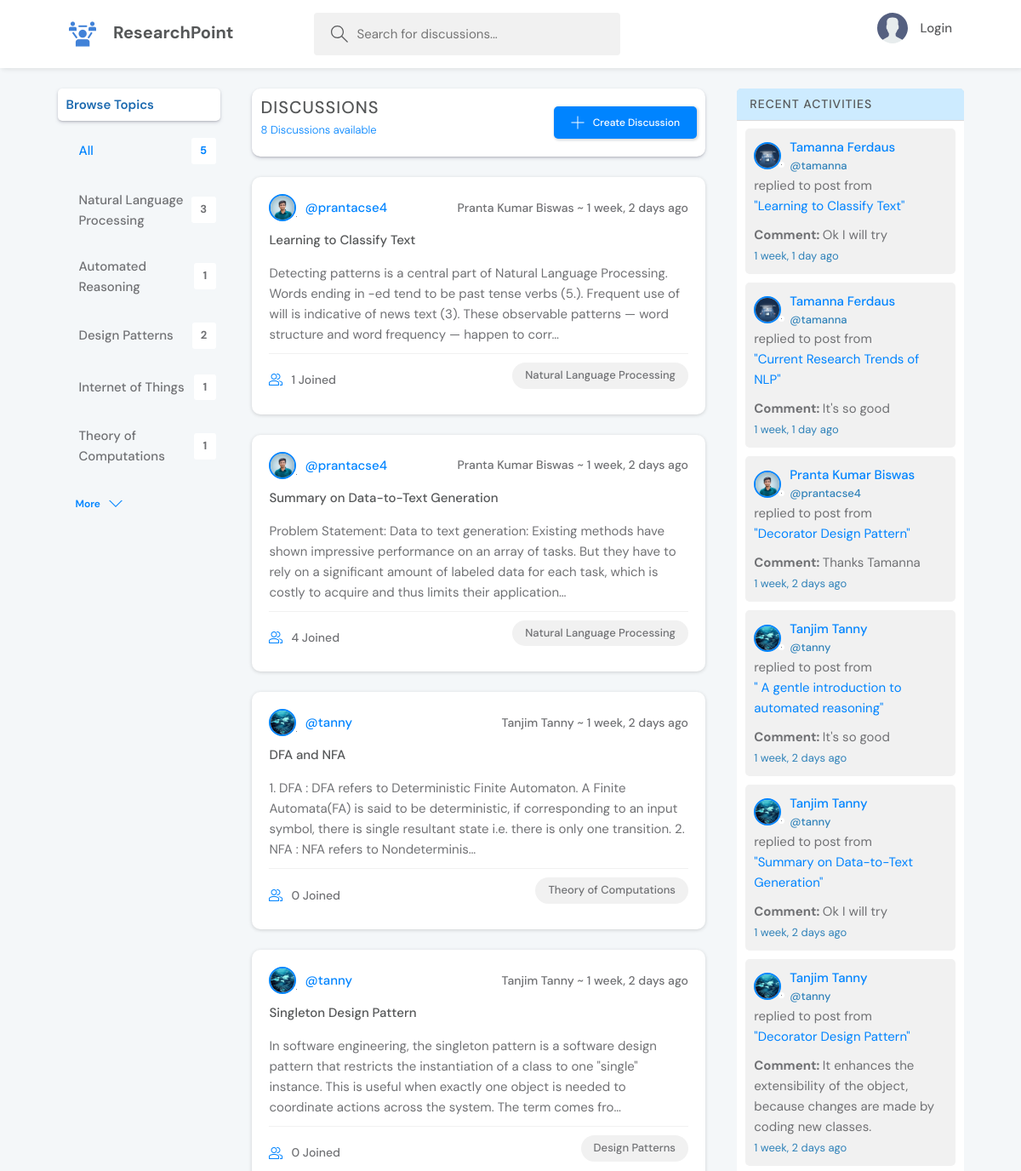
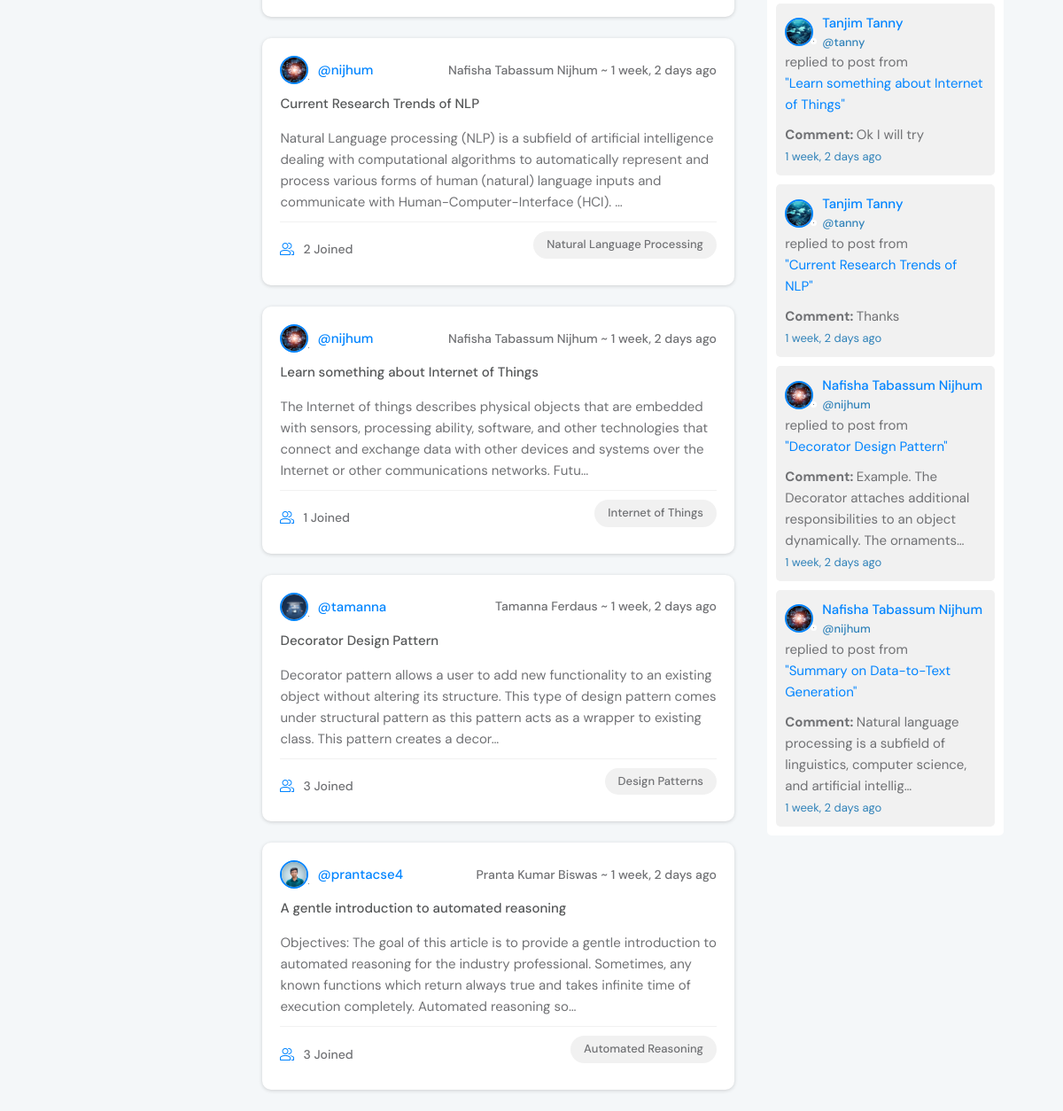
The page / on the database its author committed (2 pictures, top to bottom).
### Discussions/models.py (models this page shows, shortened)
class Topic(models.Model):
    name = models.CharField(max_length=200)

class Discussion(models.Model):
    host = models.ForeignKey(User, on_delete=models.SET_NULL, null=True)
    topic = models.ForeignKey(Topic, on_delete=models.SET_NULL, null=True)
    name = models.CharField(max_length=200)
    description = models.TextField(blank=True, null=True)
    file = models.FileField(upload_to='Files', max_length=100,  blank=True, null=True)
    participants = models.ManyToManyField(User, related_name='participants', blank=True)
    update = models.DateTimeField(auto_now=True)
    created =models.DateTimeField(auto_now_add=True)
    class Meta:
        ordering = ('-update', '-created')
    def __str__(self):
        return self.name

class Comment(models.Model):
    user = models.ForeignKey(User, on_delete=models.CASCADE)
    discussion = models.ForeignKey(Discussion, on_delete=models.CASCADE)
    body = models.TextField(blank=True, null=True)
    update = models.DateTimeField(auto_now=True)
    created =models.DateTimeField(auto_now_add=True)
    class Meta:
        ordering = ('-update', '-created')

### Accounts/models.py (models this page shows)
class User(AbstractUser):
    name = models.CharField(max_length=200, null=True)
    email = models.EmailField(null=True, unique=True)
    bio = models.TextField(null=True)
    institution = models.CharField(null=True, max_length=255,)
    is_user  = models.BooleanField(default=False, blank=True, null=True)
    is_researcher  = models.BooleanField(default=False, blank=True, null=True)
    avatar = models.ImageField(upload_to='upload', null=True, default="avatar.svg")
    REQUIRED_FIELDS = []

### Discussions/views.py (the view)
# urls.py: path('', views.home, name="home"),
def home(request):
    q = request.GET.get('q') if request.GET.get('q') != None else ''
    discussions = Discussion.objects.filter(Q(topic__name__icontains=q)|Q(name__icontains=q)|Q(description__icontains=q))
    topics = Topic.objects.all()[0:5]
    topics_c = Topic.objects.all()
    topics_count = topics_c.count()
    discussion_count = discussions.count()
    discussion_comments = Comment.objects.filter(Q(discussion__topic__name__icontains=q))[0:10]
    context = {'discussions':discussions,'topics_count':topics_count, 'discussion_comments':discussion_comments, 'topics':topics, 'discussion_count':discussion_count}
    return render(request, 'Discussions/home.html', context)

### Discussions/templates/Discussions/home.html (shortened to what this page needs)
{% extends 'main.html' %}
{% block main %}
    <main class="layout mylayout3">
      <div class="container">
        {% include 'Discussions/topics_component.html' %}
        <div class="disList">
          <div class="disList__header">
            <div>
              <h2>Discussions</h2>
              <p>{{discussion_count}} Discussions available</p>
            </div>
            <a class="btn btn--main" href="{% url 'create-discussion' %}">
              <svg version="1.1" xmlns="http://www.w3.org/2000/svg" width="32" height="32" viewBox="0 0 32 32">
                <title>add</title>
                <path
                  d="M16.943 0.943h-1.885v14.115h-14.115v1.885h14.115v14.115h1.885v-14.115h14.115v-1.885h-14.115v-14.115z"
                ></path>
              </svg>
              Create Discussion
            </a>
          </div>
          {% include 'Discussions/feed_component.html' %}
        </div>
        {% include 'Discussions/activity_component.html' %}
      </div>
    </main>
    {% endblock main %}

### Discussions/templates/Discussions/topics_component.html
<div class="topics">
    <div class="topics__header">
        <h2>Browse Topics</h2>
    </div>
    <ul class="topics__list">
        <li>
            <a href="{% url 'home' %}" class="active">All <span>{{topics_count}}</span></a>
        </li>
        {% for topic in topics %}
        <li>
            <a href="{% url 'home' %}?q={{topic.name}}">{{topic.name}} <span>{{topic.discussion_set.all.count}}</span></a>
        <li>
        {% endfor %}
    </ul>
    <a class="btn btn--link" href="{% url 'topics' %}">
        More
        <svg version="1.1" xmlns="http://www.w3.org/2000/svg" width="32" height="32" viewBox="0 0 32 32">
            <title>chevron-down</title>
            <path d="M16 21l-13-13h-3l16 16 16-16h-3l-13 13z"></path>
        </svg>
    </a>
</div>

### Discussions/templates/Discussions/feed_component.html (shortened to what this page needs)
{% for discussion in discussions %}
<div class="discussionList">
    <div class="discussionList_header">
      <a href="{% url 'user-profile' discussion.host.id %}" class="discussionList_author">
        <div class="avatar avatar--small">
          <img src="{{ discussion.host.avatar.url }}" />
        </div>
        <span>@{{ discussion.host.username }}</span>
      </a>
      <div class="discussionList_actions">
        <span>{{ discussion.host.name }} ~ {{ discussion.created|timesince }} ago</span>
      </div>
    </div>
    <div class="discussionList_content">
      <a href="{% url 'discussion' discussion.id %}">{{ discussion.name|truncatechars:255 }}</a>
      <p>
        {{discussion.description|truncatechars:255}}
      </p>
    </div>
    <div class="discussionList_meta">
      <a href="{% url 'discussion' discussion.id %}" class="discussionList_joined">
        {{ discussion.participants.all.count }} Joined
      </a>
      <p class="discussionList_topic">{{discussion.topic.name|truncatechars:45}}</p>
    </div>
  </div>
  {% endfor %}

### Discussions/templates/Discussions/activity_component.html (shortened to what this page needs)
<div class="activities">
    <div class="activities__header">
      <h2>Recent Activities</h2>
    </div>
{% for comment in discussion_comments %}
    <div class="actBox">
      <div class="actBoxHeader discussionList_header">
        <a href="{% url 'user-profile' comment.user.id %}" class="discussionList_author">
          <div class="avatar avatar--small">
            <img src="{{ comment.user.avatar.url }}" />
          </div>
          <div class="activitycomment">
            <p> {{comment.user.name}}</p>
            <p class="myp"> @{{comment.user.username}}</p>
          </div>
        </a>
      </div>
      <div class="actBoxContent">
        <p>
          replied to post from <a href="{% url 'discussion' comment.discussion.id %}">"{{ comment.discussion }}"</a> </p>
        <div class="actBoxRoomContent">
          <b>Comment: </b>{{ comment.body|truncatechars:100 }}
        </div>
        <span class="myp">{{comment.created|timesince}} ago</span>
      </div>
    </div>
  {% endfor %}
  </div>

### rows shown on the page
Topic: name "Natural Language Processing", discussion_set.all.count "3"
Topic: name "Automated Reasoning", discussion_set.all.count "1"
Topic: name "Design Patterns", discussion_set.all.count "2"
Topic: name "Internet of Things", discussion_set.all.count "1"
Topic: name "Theory of Computations", discussion_set.all.count "1"
Discussion: host.avatar (picture), host.username "prantacse4", host.name "Pranta Kumar Biswas", created "1 week, 2 days", name "Learning to Classify Text", description "Detecting patterns is a central part of Natural Language Processing. Words ending in -ed tend to be past tense verbs (5.). Frequent use of will is indicative of news text (3). These observable patterns — word structure and word frequency — happen to corr…", participants.all.count "1", topic.name "Natural Language Processing"
Discussion: host.avatar (picture), host.username "prantacse4", host.name "Pranta Kumar Biswas", created "1 week, 2 days", name "Summary on Data-to-Text Generation", description "Problem Statement: Data to text generation: Existing methods have shown impressive performance on an array of tasks. But they have to rely on a significant amount of labeled data for each task, which is costly to acquire and thus limits their application…", participants.all.count "4", topic.name "Natural Language Processing"
Discussion: host.avatar (picture), host.username "tanny", host.name "Tanjim Tanny", created "1 week, 2 days", name "DFA and NFA", description "1. DFA : DFA refers to Deterministic Finite Automaton. A Finite Automata(FA) is said to be deterministic, if corresponding to an input symbol, there is single resultant state i.e. there is only one transition. 2. NFA : NFA refers to Nondeterminis…", participants.all.count "0", topic.name "Theory of Computations"
Discussion: host.avatar (picture), host.username "tanny", host.name "Tanjim Tanny", created "1 week, 2 days", name "Singleton Design Pattern", description "In software engineering, the singleton pattern is a software design pattern that restricts the instantiation of a class to one \"single\" instance. This is useful when exactly one object is needed to coordinate actions across the system. The term comes fro…", participants.all.count "0", topic.name "Design Patterns"
Discussion: host.avatar (picture), host.username "nijhum", host.name "Nafisha Tabassum Nijhum", created "1 week, 2 days", name "Current Research Trends of NLP", description "Natural Language processing (NLP) is a subfield of artificial intelligence dealing with computational algorithms to automatically represent and process various forms of human (natural) language inputs and communicate with Human-Computer-Interface (HCI). …", participants.all.count "2", topic.name "Natural Language Processing"
Discussion: host.avatar (picture), host.username "nijhum", host.name "Nafisha Tabassum Nijhum", created "1 week, 2 days", name "Learn something about Internet of Things", description "The Internet of things describes physical objects that are embedded with sensors, processing ability, software, and other technologies that connect and exchange data with other devices and systems over the Internet or other communications networks. Futu…", participants.all.count "1", topic.name "Internet of Things"
Discussion: host.avatar (picture), host.username "tamanna", host.name "Tamanna Ferdaus", created "1 week, 2 days", name "Decorator Design Pattern", description "Decorator pattern allows a user to add new functionality to an existing object without altering its structure. This type of design pattern comes under structural pattern as this pattern acts as a wrapper to existing class. This pattern creates a decor…", participants.all.count "3", topic.name "Design Patterns"
Discussion: host.avatar (picture), host.username "prantacse4", host.name "Pranta Kumar Biswas", created "1 week, 2 days", name "A gentle introduction to automated reasoning", description "Objectives: The goal of this article is to provide a gentle introduction to automated reasoning for the industry professional. Sometimes, any known functions which return always true and takes infinite time of execution completely. Automated reasoning so…", participants.all.count "3", topic.name "Automated Reasoning"
Comment: user.avatar (picture), user.name "Tamanna Ferdaus", user.username "tamanna", discussion "Learning to Classify Text", body "Ok I will try", created "1 week, 1 day"
Comment: user.avatar (picture), user.name "Tamanna Ferdaus", user.username "tamanna", discussion "Current Research Trends of NLP", body "It's so good", created "1 week, 1 day"
Comment: user.avatar (picture), user.name "Pranta Kumar Biswas", user.username "prantacse4", discussion "Decorator Design Pattern", body "Thanks Tamanna", created "1 week, 2 days"
Comment: user.avatar (picture), user.name "Tanjim Tanny", user.username "tanny", discussion "A gentle introduction to automated reasoning", body "It's so good", created "1 week, 2 days"
Comment: user.avatar (picture), user.name "Tanjim Tanny", user.username "tanny", discussion "Summary on Data-to-Text Generation", body "Ok I will try", created "1 week, 2 days"
Comment: user.avatar (picture), user.name "Tanjim Tanny", user.username "tanny", discussion "Decorator Design Pattern", body "It enhances the extensibility of the object, because changes are made by coding new classes.", created "1 week, 2 days"
Comment: user.avatar (picture), user.name "Tanjim Tanny", user.username "tanny", discussion "Learn something about Internet of Things", body "Ok I will try", created "1 week, 2 days"
Comment: user.avatar (picture), user.name "Tanjim Tanny", user.username "tanny", discussion "Current Research Trends of NLP", body "Thanks", created "1 week, 2 days"
Comment: user.avatar (picture), user.name "Nafisha Tabassum Nijhum", user.username "nijhum", discussion "Decorator Design Pattern", body "Example. The Decorator attaches additional responsibilities to an object dynamically. The ornaments…", created "1 week, 2 days"
Comment: user.avatar (picture), user.name "Nafisha Tabassum Nijhum", user.username "nijhum", discussion "Summary on Data-to-Text Generation", body "Natural language processing is a subfield of linguistics, computer science, and artificial intellig…", created "1 week, 2 days"

### other values the page prints
{{ topics_count }} "5"
{{ discussion_count }} "8"
